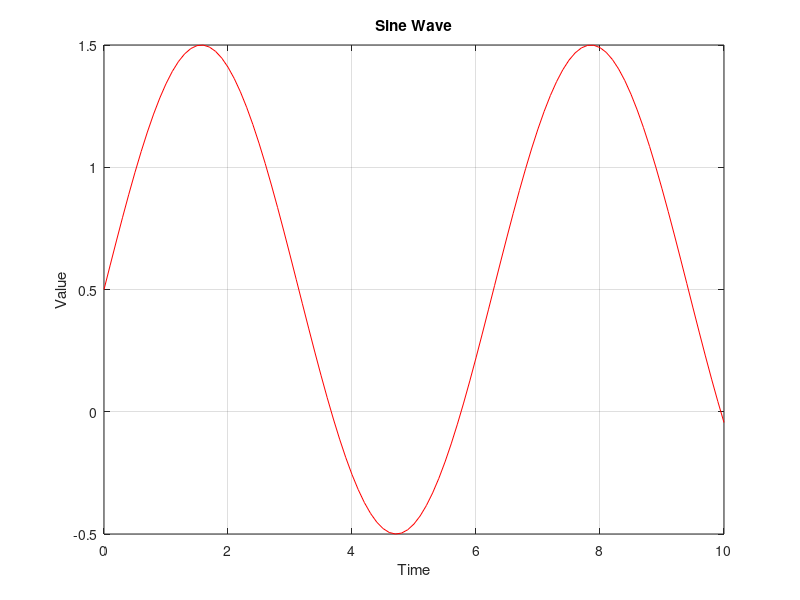

MATLAB code for this plot:
x = 0:0.1:10;       % 0부터 10까지 0.1 간격으로 생성
y = sin(x);
y = y + 0.5;
figure;             % 새 창 띄우기
plot(x, y, 'r');  % x축, y축, 빨간 점선(r--)
title('Sine Wave'); 
xlabel('Time'); ylabel('Value');
grid on;     
